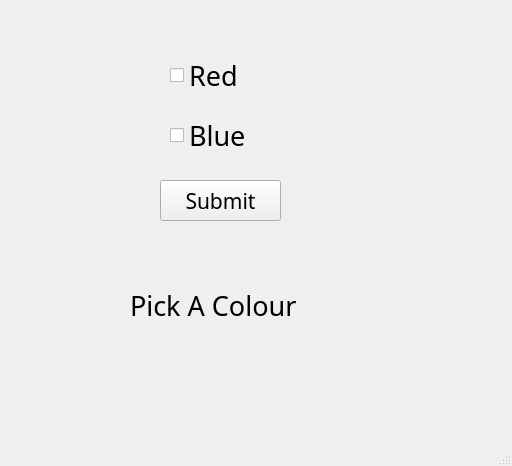
<?xml version="1.0" encoding="UTF-8"?>
<ui version="4.0">
 <class>MainWindow</class>
 <widget class="QMainWindow" name="MainWindow">
  <property name="geometry">
   <rect>
    <x>0</x>
    <y>0</y>
    <width>512</width>
    <height>466</height>
   </rect>
  </property>
  <property name="windowTitle">
   <string>MainWindow</string>
  </property>
  <widget class="QWidget" name="centralwidget">
   <widget class="QCheckBox" name="checkBox">
    <property name="geometry">
     <rect>
      <x>170</x>
      <y>50</y>
      <width>151</width>
      <height>51</height>
     </rect>
    </property>
    <property name="font">
     <font>
      <family>Agency FB</family>
      <pointsize>20</pointsize>
     </font>
    </property>
    <property name="text">
     <string>Red</string>
    </property>
   </widget>
   <widget class="QCheckBox" name="checkBox_2">
    <property name="geometry">
     <rect>
      <x>170</x>
      <y>110</y>
      <width>141</width>
      <height>51</height>
     </rect>
    </property>
    <property name="font">
     <font>
      <family>Agency FB</family>
      <pointsize>20</pointsize>
     </font>
    </property>
    <property name="text">
     <string>Blue</string>
    </property>
   </widget>
   <widget class="QPushButton" name="pushButton">
    <property name="geometry">
     <rect>
      <x>160</x>
      <y>180</y>
      <width>121</width>
      <height>41</height>
     </rect>
    </property>
    <property name="font">
     <font>
      <family>Agency FB</family>
      <pointsize>16</pointsize>
     </font>
    </property>
    <property name="text">
     <string>Submit</string>
    </property>
   </widget>
   <widget class="QLabel" name="label">
    <property name="geometry">
     <rect>
      <x>130</x>
      <y>260</y>
      <width>261</width>
      <height>91</height>
     </rect>
    </property>
    <property name="font">
     <font>
      <family>Agency FB</family>
      <pointsize>20</pointsize>
     </font>
    </property>
    <property name="text">
     <string>Pick A Colour</string>
    </property>
   </widget>
  </widget>
  <widget class="QMenuBar" name="menubar">
   <property name="geometry">
    <rect>
     <x>0</x>
     <y>0</y>
     <width>512</width>
     <height>26</height>
    </rect>
   </property>
  </widget>
  <widget class="QStatusBar" name="statusbar"/>
 </widget>
 <resources/>
 <connections/>
</ui>
